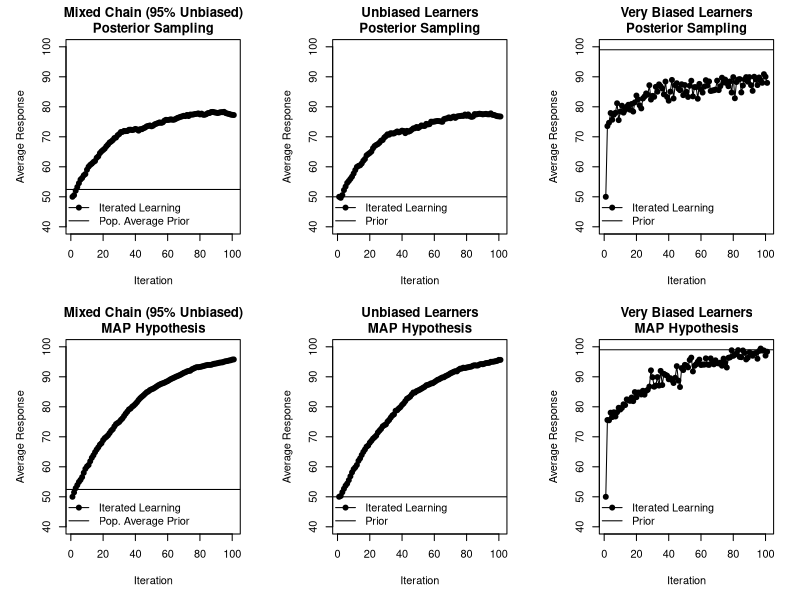

Reproduce this figure in R.

mix <- .95 # proportions of each learner type in population

eps <- .00001 # tiny bias for 0.5 otherwise there is no prior mode!
a1 <- 1+eps  # beta prior for unbiased learner
b1 <- 1+eps

a2 <- 100 # beta prior for very strong bias learner
b2 <- 1

nresp <- 100 # responses per person
nits<-100 # how long to run the chain for

nruns <- 1000 # paper use 10000

###################

# function generating responses from a Bayesian learner with a beta prior
# with a probability matching rule (map=FALSE) or maximising rule (map=TRUE)
# ... note that MAP here means selecting the MAP estimate of theta, not
# sampling the most likely data set given theta. 
learner <- function(counts,a,b,nresp,map=FALSE) { 
  
  # for my sanity
  nheads <- counts[1]
  ntails <- counts[2]
  
  if(!map) {
    # sample from posterior
    theta <- rbeta(1,nheads+a,ntails+b)  
  } else {
    # choose map hypothesis
    theta <- (nheads+a-1)/(nheads+ntails+a+b-2)
  }
  
  # generate new responses by sampling from hypothesis
  newheads <- rbinom(n=1,size = nresp,prob = theta)
  return(c(newheads,nresp-newheads))
  
}

# function to run the iterated learning chain.
chain <- function(map=FALSE) {
  
  obs <- matrix(NA,nits+1,2)
  ltype <- vector(length=nits)
  obs[1,] <- c(nresp/2,nresp/2) # seed the chain at 5 heads, 5 tails
  for( i in 1:nits ) {
    
    ltype[i] <- as.numeric(runif(1)>mix)+1 # learner type
    if( ltype[i] == 1) {
      obs[i+1,] <- learner(obs[i,],a1,b1,nresp,map=map)
    } else {
      obs[i+1,] <- learner(obs[i,],a2,b2,nresp,map=map)
    }
    
  }
  return(data.frame(obs=obs[-1,1], ltype=ltype)) 
}


# initialise figure
layout(matrix(1:6,2,3,byrow = TRUE))
op <- par(no.readonly=TRUE)
par(mar=c(5,5,3,2))

# run the simulation with sampling vs MAP
for( map in c(FALSE,TRUE)) {
  
  
  #  run lots of chains to get average number of heads
  nheads <- vector(length=nits)
  iteratedoutcomes <- matrix(0,nresp+1,2,
                             dimnames=list("heads"=0:nresp,"learner"=1:2))
  nheads_all <- matrix(NA,nits,nruns)
  ltype_all <- matrix(NA,nits,nruns)
  for( i in 1:nruns ){
    if(i %% 1000 == 0 ) cat(".")
    ch <- chain(map = map)
    nheads <- nheads + ch$obs
    nheads_all[,i] <- ch$obs
    ltype_all[,i] <- ch$ltype
    iteratedoutcomes[ch$obs[nits]+1, ch$ltype[nits]] <- 
      iteratedoutcomes[ch$obs[nits]+1, ch$ltype[nits]] + 1
  }
  nheads <- nheads/nruns
  for(i in 1:2) iteratedoutcomes[,i] <- iteratedoutcomes[,i]/sum(iteratedoutcomes[,i])
  
  # mixture of the two priors?
  p1 <- a1/(a1+b1)
  p2 <- a2/(a2+b2)
  mixp <- mix*p1 + (1-mix)*p2
  priornh <- mixp*nresp

  # response distribution from the mixture of priors
  priorsamples <- vector(length=nruns)
  priorltype <- vector(length=nruns)
  for( i in 1:nruns) {
    
    ltype <- as.numeric(runif(1)>mix)+1 # learner type
    if( ltype == 1) {
      priorsamples[i] <- learner(c(0,0),a1,b1,nresp)[1]
    } else {
      priorsamples[i] <- learner(c(0,0),a2,b2,nresp)[1]
    }
    priorltype[i] <- ltype
  }
  
  # plot the trajectory of the mixed chain
  mstr <- "Mixed Chain (95% Unbiased)\n"
  if(map) { 
    mstr <- paste0(mstr,"MAP Hypothesis") 
  } else {
    mstr <- paste0(mstr,"Posterior Sampling") 
  }
  
  plot(c(50,nheads),type="o",pch=19,xlab="Iteration",ylab="Average Response",
       ylim=c(40,100),main=mstr)
  abline(h=priornh)
  
  legend(x = "bottomleft", pch=c(19,NA), col=c("black","black"),
         lty=c(1,1),lwd=c(1,1),
         legend=c("Iterated Learning","Pop. Average Prior"),bty="n")
  
  
  
  # for each learner type, plot them separately
  for(ltype in 1:2) {
    
    nh <- vector()
    for(i in 1:nits){
      nh[i] <- mean( nheads_all[i,ltype_all[i,]==ltype])
    }
    
    if(ltype==1) {
      mstr <- "Unbiased Learners\n"
    } else {
      mstr <- "Very Biased Learners\n"
    }
    if(map) { 
      mstr <- paste0(mstr,"MAP Hypothesis") 
    } else {
      mstr <- paste0(mstr,"Posterior Sampling") 
    }
    
    # plot the trajectory of the chain
    plot(c(50,nh),type="o",pch=19,xlab="Iteration",ylab="Average Response",
         ylim=c(40,100),main=mstr)
    abline(h=ifelse(ltype==1,p1,p2)*nresp)
    
    legend(x = "bottomleft", pch=c(19,NA), col=c("black","black"),
           lty=c(1,1),lwd=c(1,1),
           legend=c("Iterated Learning","Prior"),bty="n")
    
  
    
  }
  
}


layout(1)
par(op)

#dev.print(pdf,file="./coinsfail4.pdf",width=8,height=7)

